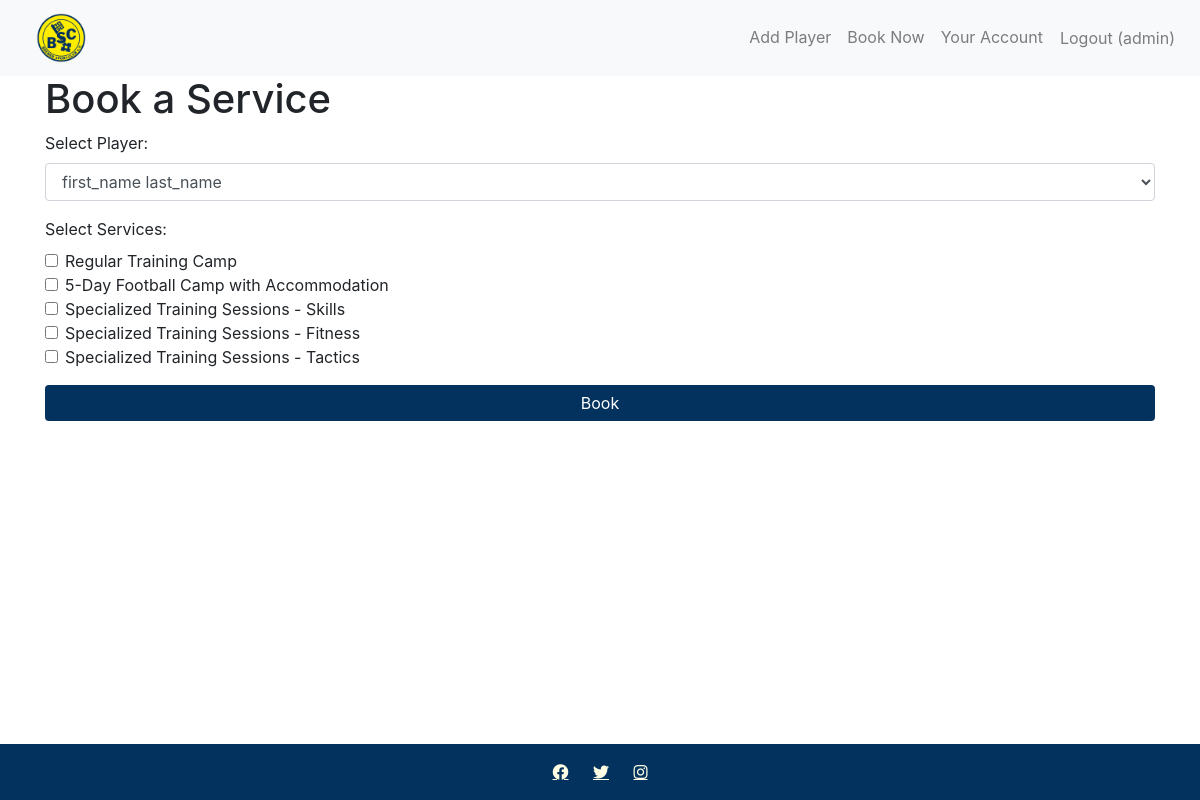
The page /book_service/ (signed in) on the database its author committed.
### football_camp/models.py (models this page shows, shortened)
class Service(models.Model):
    TRAININGS = (("skills", "Skills"), ("fitness", "Fitness"), ("tactics", "Tactics"), ("all", "All"))
    title = models.CharField(max_length=100, null=False, blank=False, verbose_name="Service Title")
    focus = models.CharField(max_length=200, verbose_name="Service Focus")
    duration = models.CharField(max_length=100, verbose_name="Service Duration")
    features = models.TextField(verbose_name="Service Features")
    training = models.CharField(max_length=10, choices=TRAININGS, null=True, blank=True, verbose_name="Training Type")
    image = models.ImageField(upload_to='services/', blank=True, null=True, verbose_name="Service Image")
    class Meta:
        verbose_name = "Service"
        verbose_name_plural = "Services"

### football_camp/views.py (the view, shortened to what this page needs)
# urls.py: path('book_service/', views.book_service, name='book_service'),
@login_required
def book_service(request):
    user = request.user
    players = Player.objects.filter(user=user)
    if not players.exists():
        messages.info(request, "You need to add a player first. Please add a player.")
        return redirect('manage_players')
    services = Service.objects.all()
    return render(request, 'football_camp/book_service.html', {'players': players, 'services': services})

### football_camp/templates/football_camp/book_service.html (shortened to what this page needs)
{% extends 'football_camp/base.html' %}
{% block content %}
<div class="container">
    <h1>Book a Service</h1>
    <form method="POST" enctype="multipart/form-data">
        <div class="form-group">
            <label for="player">Select Player:</label>
            <select name="player_id" id="player" class="form-control">
                {% for player in players %}
                <option value="{{ player.id }}">{{ player.first_name }} {{ player.last_name }}</option>
                {% endfor %}
            </select>
        </div>
        <div class="form-group">
            <label for="services">Select Services:</label>
            {% for service in services %}
            <div class="form-check">
                <input class="form-check-input" type="checkbox" name="service_ids" value="{{ service.id }}"
                    id="service_{{ service.id }}">
                <label class="form-check-label" for="service_{{ service.id }}">
                    {{ service.title }}
                </label>
            </div>
            {% endfor %}
        </div>
        <button type="submit" class="btn btn-primary">Book</button>
    </form>
</div>
{% endblock %}

### football_camp/templates/football_camp/base.html (shortened to what this page needs)
<!DOCTYPE html>
<html lang="en">
<head>
    {% load static %}
    <link rel="stylesheet" href="{% static 'css/style.css' %}">
    <link rel="stylesheet" href="https://maxcdn.bootstrapcdn.com/bootstrap/4.5.2/css/bootstrap.min.css">
    <link rel="stylesheet" href="https://cdnjs.cloudflare.com/ajax/libs/font-awesome/5.15.3/css/all.min.css">
</head>
<body>
    <div class="wrapper">
        <nav class="navbar navbar-expand-lg navbar-light bg-light fixed-top">
            <a class="navbar-brand" href="{% url 'home' %}"><img src="{% static 'images/bsc-logo-.png' %}" alt="bsc-hastet-logo" class="logo-img-nav"></a>
            <div class="collapse navbar-collapse" id="navbarNav">
                <ul class="navbar-nav ml-auto">
                    {% if user.is_authenticated %}
                    <li class="nav-item">
                        <a class="nav-link" href="{% url 'manage_players' %}">Add Player</a>
                    </li>
                    <li class="nav-item">
                        <a class="nav-link" href="{% url 'book_service' %}">Book Now</a>
                    </li>
                    <li class="nav-item">
                        <a class="nav-link" href="{% url 'user_account' %}">Your Account</a>
                    </li>
                    <li class="nav-item">
                        <form method="post" action="{% url 'logout' %}">
                            <button type="submit" class="nav-link btn btn-link" style="cursor: pointer;">Logout
                                ({{ user.username }})</button>
                        </form>
                    </li>
                    {% endif %}
                </ul>
            </div>
        </nav>
        <main class="flex-shrink-0">
            {% block content %}{% endblock %}
        </main>
        <footer class="text-center mt-auto">
            <a href="https://facebook.com" target="_blank" class="fab fa-facebook"></a>
            <a href="https://twitter.com" target="_blank" class="fab fa-twitter"></a>
            <a href="https://instagram.com" target="_blank" class="fab fa-instagram"></a>
        </footer>
    </div>
</body>
</html>

### football_camp/static/css/style.css (style rules this page uses)
html, body { margin: 0; height: 100%; }
.wrapper { display: flex; min-height: 100vh; flex-direction: column; justify-content: space-between; }
.flex-shrink-0 { padding-top: 75px; }
main { flex: 1; }
.logo-img-nav { height: 50px; margin-left: 20px; }
.btn-primary { background-color: #04325F !important; border: none !important; color: #FFFFFF; padding: 0.75rem; font-size: 1rem; width: 100%; border-radius: 0; }
.text-center a { color: #04325F; text-decoration: underline; }
footer { background-color: #04325F; color: #FFFFE5; text-align: center; padding: 1rem 0; }
footer .fab { color: #ffffe5; margin: 0px 10px 0px 10px; }

### rows shown on the page
Service: title "Regular Training Camp"
Service: title "5-Day Football Camp with Accommodation"
Service: title "Specialized Training Sessions - Skills"
Service: title "Specialized Training Sessions - Fitness"
Service: title "Specialized Training Sessions - Tactics"

### other values the page prints
{{ user.username }} "admin"
form field player_id "first_name last_name"
